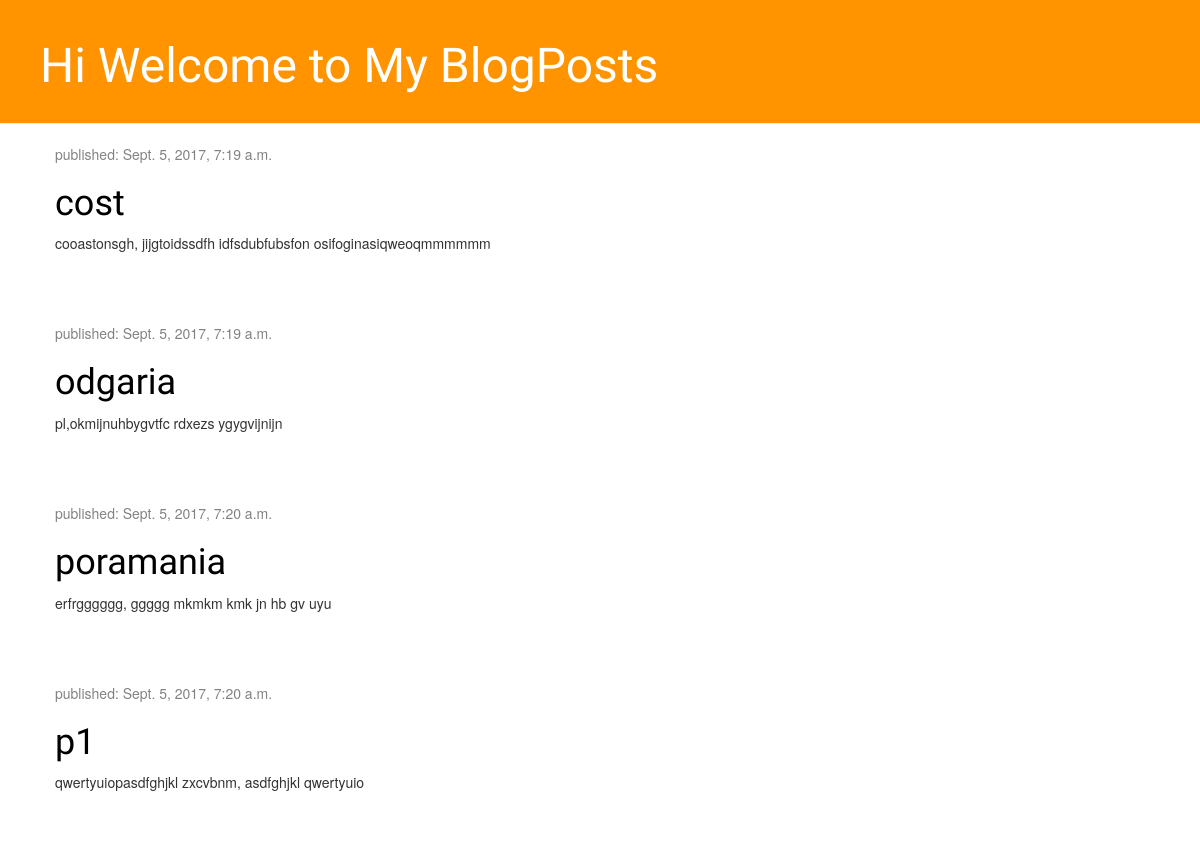
The app's page /, older data.
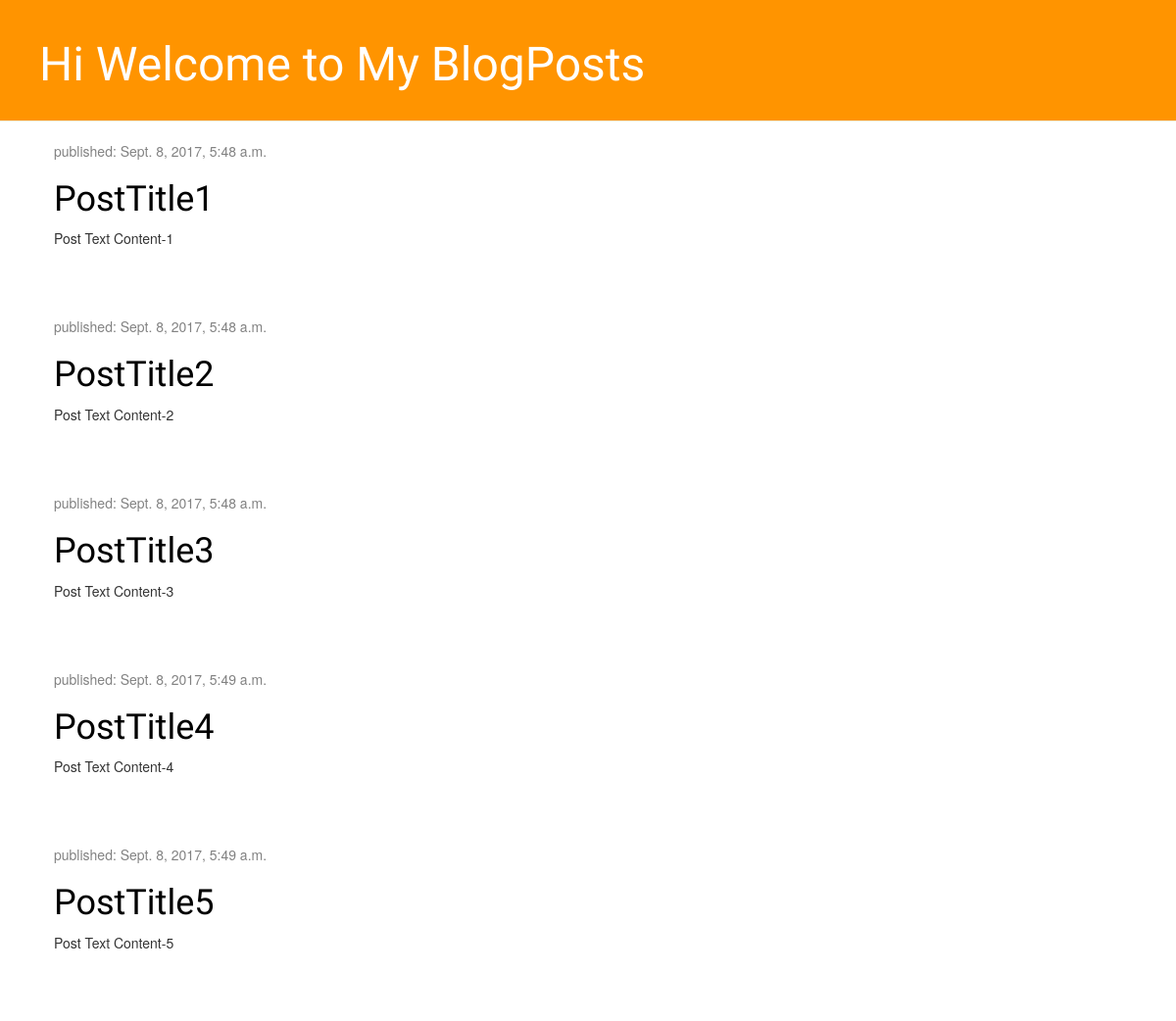
The same page, newer data.
### blogapp/models.py (models this page shows, shortened)
class Post(models.Model):
    author = models.ForeignKey('auth.User')
    title = models.CharField(max_length=200)
    text = models.TextField()
    created_date = models.DateTimeField(
            default=timezone.now)
    published_date = models.DateTimeField(
            blank=True, null=True)

### blogapp/views.py (the view)
# urls.py: urlpatterns = [url(r'^$', views.post_list, name='post_list'),
def post_list(request):
    posts = Post.objects.filter(published_date__lte=timezone.now()).order_by('published_date')
    return render(request,'blogapp/post_list.html', {'posts': posts})

### blogapp/templates/blogapp/post_list.html
{% extends 'blogapp/base.html' %}
{% block content %}
    {% for post in posts %}
        <div class="post">
            <div class="date">
                <p>published: {{ post.published_date }}</p>
            </div>
            <h1><a href="{%  url 'post_detail' pk=post.pk %}">{{ post.title }}</a></h1>
            <p>{{ post.text|linebreaksbr }}</p>
        </div>
    {% endfor %}
{%  endblock %}

Row changes from the older to the newer data that the page shows:
removed Post: published_date "Sept. 5, 2017, 7:19 a.m.", title "cost", text "cooastonsgh, jijgtoidssdfh idfsdubfubsfon osifoginasiqweoqmmmmmm"
removed Post: published_date "Sept. 5, 2017, 7:19 a.m.", title "odgaria", text "pl,okmijnuhbygvtfc rdxezs ygygvijnijn"
removed Post: published_date "Sept. 5, 2017, 7:20 a.m.", title "poramania", text "erfrgggggg, ggggg mkmkm kmk jn hb gv uyu"
removed Post: published_date "Sept. 5, 2017, 7:20 a.m.", title "p1", text "qwertyuiopasdfghjkl zxcvbnm, asdfghjkl qwertyuio"
added Post: published_date "Sept. 8, 2017, 5:48 a.m.", title "PostTitle1", text "Post Text Content-1"
added Post: published_date "Sept. 8, 2017, 5:48 a.m.", title "PostTitle2", text "Post Text Content-2"
added Post: published_date "Sept. 8, 2017, 5:48 a.m.", title "PostTitle3", text "Post Text Content-3"
added Post: published_date "Sept. 8, 2017, 5:49 a.m.", title "PostTitle4", text "Post Text Content-4"
added Post: published_date "Sept. 8, 2017, 5:49 a.m.", title "PostTitle5", text "Post Text Content-5"
